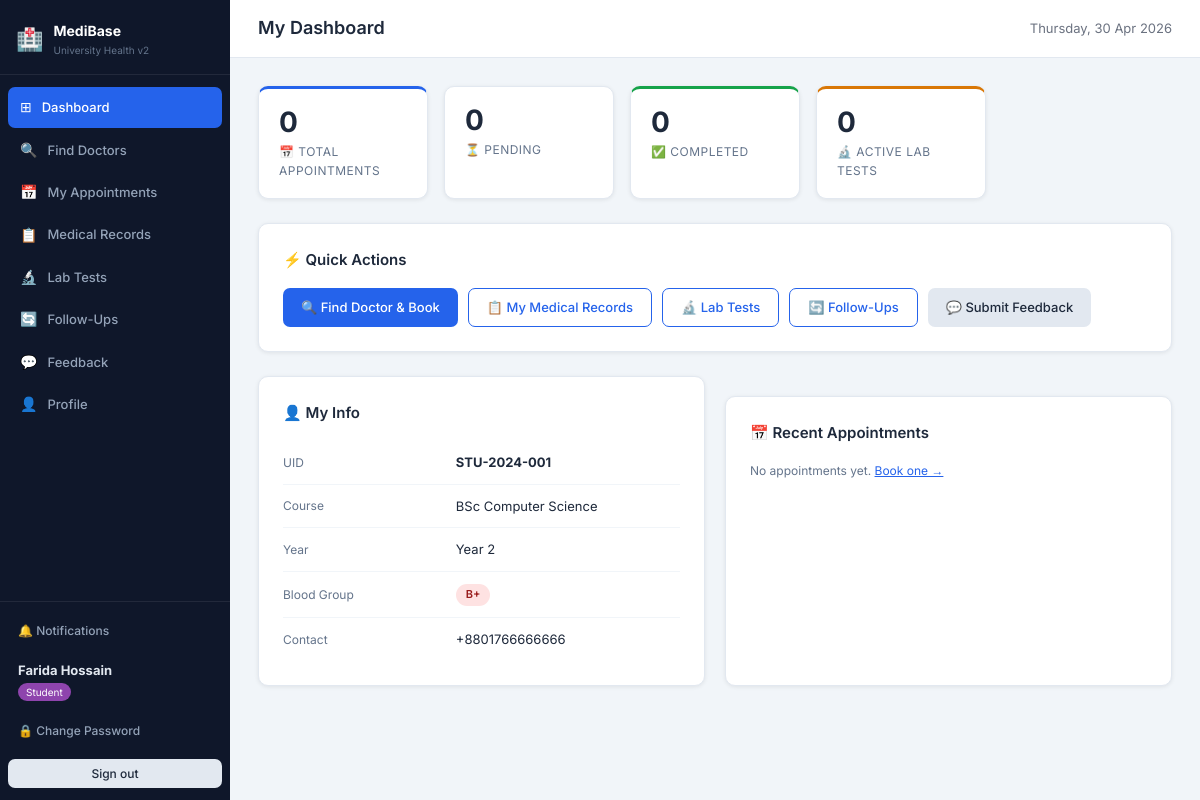
/public/student/dashboard.php (signed in), run on the app's committed database.
### tables this page shows
CREATE TABLE `students` (
  `student_id`       INT UNSIGNED NOT NULL AUTO_INCREMENT,
  `user_id`          INT UNSIGNED NOT NULL,
  `student_uid`      VARCHAR(30) DEFAULT NULL COMMENT 'University-issued unique ID',
  `full_name`        VARCHAR(150) NOT NULL DEFAULT '',
  `email`            VARCHAR(254) NOT NULL,
  `course`           VARCHAR(150) DEFAULT NULL,
  `year_level`       VARCHAR(20) DEFAULT NULL,
  `contact_number`   VARCHAR(20) DEFAULT NULL,
  `blood_group`      VARCHAR(5) DEFAULT NULL,
  `emergency_contact_name`  VARCHAR(150) DEFAULT NULL,
  `emergency_contact_phone` VARCHAR(20) DEFAULT NULL,
  `medical_history`  TEXT DEFAULT NULL,
  `created_at`       DATETIME NOT NULL DEFAULT CURRENT_TIMESTAMP,
  PRIMARY KEY (`student_id`),
  UNIQUE KEY `uq_students_user`  (`user_id`),
  UNIQUE KEY `uq_students_email` (`email`),
  UNIQUE KEY `uq_students_uid`   (`student_uid`),
  KEY `idx_students_name` (`full_name`),
  CONSTRAINT `fk_students_user` FOREIGN KEY (`user_id`) REFERENCES `user` (`user_id`)
    ON DELETE CASCADE ON UPDATE CASCADE
);

### app/controllers/StudentController.php (called while the page is built, shortened)
<?php
require_once __DIR__ . '/../../config/db.php';
require_once __DIR__ . '/../helpers/auth.php';
require_once __DIR__ . '/../models/StudentModel.php';
require_once __DIR__ . '/../models/AppointmentModel.php';
require_once __DIR__ . '/../models/LabTestModel.php';
class StudentController {
    private StudentModel      $students;
    private AppointmentModel  $appointments;
    private LabTestModel      $labTests;
    public function __construct() {
        $this->students      = new StudentModel();
        $this->appointments  = new AppointmentModel();
        $this->labTests      = new LabTestModel();
    }
    private function layout(string $pageTitle, string $viewFile, array $vars = []): void {
        extract($vars);
        include __DIR__ . '/../views/shared/header.php';
        include __DIR__ . '/../views/student/' . $viewFile;
        include __DIR__ . '/../views/shared/footer.php';
    }
    private function getStudent(): array {
        return $this->students->findByUserId((int)$_SESSION['user_id']);
    }
    public function dashboard(): void {
        $student   = $this->getStudent();
        $stats     = $this->appointments->countByStudent($student['student_id']);
        $labTests  = $this->labTests->getByStudent($student['student_id']);
        $this->layout('My Dashboard', 'dashboard.php',
            compact('student','stats','recent','labTests','followUps','unread'));
    }
}

### public/student/dashboard.php (called while the page is built, shortened)
<?php
require_once __DIR__ . '/../../app/helpers/auth.php';
require_once __DIR__ . '/../../app/controllers/StudentController.php';
(new StudentController())->dashboard();

### app/helpers/auth.php (called while the page is built, shortened)
<?php
function currentUser(): array {
    return [
        'user_id'        => $_SESSION['user_id']        ?? null,
        'email'          => $_SESSION['email']           ?? '',
        'role'           => $_SESSION['role']            ?? '',
        'is_first_login' => $_SESSION['is_first_login']  ?? false,
        'full_name'      => $_SESSION['full_name']        ?? '',
    ];
}

### app/models/StudentModel.php (called while the page is built, shortened)
<?php
require_once __DIR__ . '/../../config/db.php';
class StudentModel {
    private PDO $db;
    public function __construct() { $this->db = getDB(); }
    public function findByUserId(int $userId): ?array {
        $st = $this->db->prepare(
            'SELECT s.*, u.email AS user_email, u.is_first_login,
                    u.address AS user_address, u.gender, u.date_of_birth
             FROM `students` s
             JOIN `user` u ON u.user_id = s.user_id
             WHERE s.user_id = ? LIMIT 1');
        $st->execute([$userId]);
        return $st->fetch() ?: null;
    }
}

### config/db.php (called while the page is built, shortened)
<?php
function getDB(): PDO {
    static $pdo = null;
    if ($pdo !== null) return $pdo;
    $dsn = "mysql:host=".DB_HOST.";port=".DB_PORT
          .";dbname=".DB_NAME.";charset=".DB_CHARSET;
    try {
        $pdo = new PDO($dsn, DB_USER, DB_PASS, [
            PDO::ATTR_ERRMODE            => PDO::ERRMODE_EXCEPTION,
            PDO::ATTR_DEFAULT_FETCH_MODE => PDO::FETCH_ASSOC,
            PDO::ATTR_EMULATE_PREPARES   => false,
        ]);
    } catch (PDOException $e) {
        http_response_code(500);
        die('<div style="font-family:sans-serif;max-width:600px;margin:60px auto;padding:30px;
             border:1px solid #fca5a5;border-radius:10px;background:#fef2f2;color:#991b1b">
             <h2>⚠️ Database Connection Failed</h2>
             <p style="margin-top:10px"><strong>Error:</strong> '.htmlspecialchars($e->getMessage()).'</p>
             <hr style="margin:16px 0;border-color:#fecaca">
             <p><strong>Fix:</strong> Open <code>config/db.php</code> and check:</p>
             <ul style="margin-top:8px;line-height:2">
               <li>DB_NAME is <code>medibase_uni</code> (imported from medibase_enhanced.sql)</li>
               <li>DB_USER is <code>root</code></li>
               <li>DB_PASS is blank for standard XAMPP</li>
               <li>MySQL/MariaDB is running in XAMPP Control Panel</li>
             </ul>
        </div>');
    }
    return $pdo;
}

### app/models/AppointmentModel.php (called while the page is built, shortened)
<?php
require_once __DIR__ . '/../../config/db.php';
class AppointmentModel {
    private PDO $db;
    public function __construct() { $this->db = getDB(); }
    public function countByStudent(int $studentId): array {
        $st = $this->db->prepare(
            'SELECT status, COUNT(*) AS cnt FROM `appointments`
             WHERE student_id = ? GROUP BY status');
        $st->execute([$studentId]);
        $out = ['Pending'=>0,'Confirmed'=>0,'Completed'=>0,'Cancelled'=>0,'total'=>0];
        foreach ($st->fetchAll() as $r) {
            $out[$r['status']]  = (int)$r['cnt'];
            $out['total']      += (int)$r['cnt'];
        }
        return $out;
    }
}

### app/models/LabTestModel.php (called while the page is built, shortened)
<?php
require_once __DIR__ . '/../../config/db.php';
class LabTestModel {
    private PDO $db;
    public function __construct() { $this->db = getDB(); }
    public function getByStudent(int $studentId): array {
        $st = $this->db->prepare(
            'SELECT lt.*, d.full_name AS doctor_name
             FROM `lab_tests` lt
             JOIN `doctors` d ON d.doctor_id = lt.doctor_id
             WHERE lt.student_id = ?
             ORDER BY lt.request_date DESC');
        $st->execute([$studentId]);
        return $st->fetchAll();
    }
}

### app/views/student/dashboard.php (the view, shortened to what this page needs)
<div class="stat-grid">
  <div class="stat-card blue"><div class="num"><?= $stats['total'] ?></div><div class="lbl">📅 Total Appointments</div></div>
  <div class="stat-card yellow"><div class="num"><?= $stats['Pending'] ?></div><div class="lbl">⏳ Pending</div></div>
  <div class="stat-card green"><div class="num"><?= $stats['Completed'] ?></div><div class="lbl">✅ Completed</div></div>
  <div class="stat-card orange">
    <div class="num"><?= count(array_filter($labTests, fn($l) => in_array($l['status'],['Requested','Done']))) ?></div>
    <div class="lbl">🔬 Active Lab Tests</div>
  </div>
</div>
<div class="card mb-24">
  <div class="card-title">⚡ Quick Actions</div>
  <div style="display:flex;flex-wrap:wrap;gap:10px">
    <a href="<?= BASE_URL ?>/public/student/doctors.php" class="btn btn-primary">🔍 Find Doctor & Book</a>
    <a href="<?= BASE_URL ?>/public/student/records.php" class="btn btn-outline">📋 My Medical Records</a>
    <a href="<?= BASE_URL ?>/public/student/lab-tests.php" class="btn btn-outline">🔬 Lab Tests</a>
    <a href="<?= BASE_URL ?>/public/student/followups.php" class="btn btn-outline">🔄 Follow-Ups</a>
    <a href="<?= BASE_URL ?>/public/student/feedback.php" class="btn btn-secondary">💬 Submit Feedback</a>
  </div>
</div>
<div class="grid-2">
  <div class="card">
    <div class="card-title">👤 My Info</div>
    <table style="width:100%;font-size:13px">
      <tr><td class="text-muted" style="padding:5px 0;width:40%">UID</td><td><strong><?= htmlspecialchars($student['student_uid'] ?? 'Not assigned') ?></strong></td></tr>
      <tr><td class="text-muted" style="padding:5px 0">Course</td><td><?= htmlspecialchars($student['course'] ?? '—') ?></td></tr>
      <tr><td class="text-muted" style="padding:5px 0">Year</td><td><?= htmlspecialchars($student['year_level'] ?? '—') ?></td></tr>
      <tr><td class="text-muted" style="padding:5px 0">Blood Group</td><td>
        <?php if ($student['blood_group']): ?>
          <span class="pill pill-red"><?= htmlspecialchars($student['blood_group']) ?></span>
        <?php else: ?>
          <a href="<?= BASE_URL ?>/public/student/profile.php" style="font-size:12px">Add blood group →</a>
        <?php endif; ?>
      </td></tr>
      <tr><td class="text-muted" style="padding:5px 0">Contact</td><td><?= htmlspecialchars($student['contact_number'] ?? '—') ?></td></tr>
    </table>
  </div>
  <div class="card">
    <div class="card-title">📅 Recent Appointments</div>
    <?php if (empty($recent)): ?>
      <p class="text-muted">No appointments yet. <a href="<?= BASE_URL ?>/public/student/doctors.php">Book one →</a></p>
    <?php endif; ?>
  </div>
</div>

### app/views/shared/header.php (shortened to what this page needs)
<?php
require_once __DIR__ . '/../../helpers/auth.php';
$user  = currentUser();
$role  = $user['role'];
$name  = $user['full_name'] ?: $user['email'];
$notifUrl = [
    'admin'   => BASE_URL . '/public/admin/notifications.php',
    'doctor'  => BASE_URL . '/public/doctor/notifications.php',
    'nurse'   => BASE_URL . '/public/nurse/notifications.php',
    'student' => BASE_URL . '/public/student/notifications.php',
];
$navItems = $allNav[$role] ?? [];
$roleLabels = ['admin'=>'Administrator','doctor'=>'Physician','nurse'=>'Nursing Staff','student'=>'Student'];
$roleBadgeColors = ['admin'=>'#e74c3c','doctor'=>'#2980b9','nurse'=>'#27ae60','student'=>'#8e44ad'];
$roleLabel      = $roleLabels[$role]      ?? ucfirst($role);
$roleBadgeColor = $roleBadgeColors[$role] ?? '#555';
$currentScript  = basename($_SERVER['PHP_SELF']);
?>
<!DOCTYPE html>
<html lang="en">
<head>
<link rel="stylesheet" href="<?= BASE_URL ?>/public/assets/css/style.css">
</head>
<body>
<div class="app-wrap">
<aside class="sidebar">
  <div class="sb-logo">
    <div style="font-size:22px">🏥</div>
    <div>
      <div style="font-weight:700;color:#fff;font-size:14px">MediBase</div>
      <div style="font-size:10px;color:#64748b">University Health v2</div>
    </div>
  </div>
  <nav class="sb-nav">
    <?php foreach ($navItems as $item):
      $isCurrent = str_ends_with($item['href'], $currentScript);
    ?>
      <a href="<?= htmlspecialchars($item['href']) ?>"
         class="sb-link<?= $isCurrent ? ' active' : '' ?>">
        <span style="font-size:14px;flex-shrink:0"><?= $item['icon'] ?></span>
        <?= htmlspecialchars($item['label']) ?>
      </a>
    <?php endforeach; ?>
  </nav>
  <div class="sb-foot">
    <?php if (!empty($notifUrl[$role])): ?>
    <a href="<?= $notifUrl[$role] ?>" class="sb-link" style="border-radius:6px;padding:7px 10px;font-size:12px;position:relative">
      🔔 Notifications
    </a>
    <?php endif; ?>
    <div class="sb-user">
      <strong><?= htmlspecialchars(mb_substr($name, 0, 24)) ?></strong>
      <span style="display:inline-block;background:<?= $roleBadgeColor ?>;color:#fff;
            border-radius:20px;padding:1px 8px;font-size:10px;margin-top:3px">
        <?= $roleLabel ?>
      </span>
    </div>
    <a href="<?= BASE_URL ?>/public/change-password.php"
       class="sb-link" style="border-radius:6px;padding:7px 10px;font-size:12px;margin-bottom:4px">
      🔒 Change Password
    </a>
    <a href="<?= BASE_URL ?>/public/logout.php"
       class="btn btn-secondary btn-sm btn-block" style="margin-top:4px">
      Sign out
    </a>
  </div>
</aside>
<div class="main-area">
  <div class="topbar">
    <h1><?= htmlspecialchars($pageTitle ?? 'Dashboard') ?></h1>
    <span style="font-size:13px;color:#6b7280"><?= date('l, d M Y') ?></span>
  </div>
  <div class="content">

### public/assets/css/style.css (style rules this page uses)
*, *::before, *::after { box-sizing: border-box; margin: 0; padding: 0; }
:root { --bg: #f1f5f9; --sidebar-bg: #0f172a; --sidebar-w: 230px; --card-bg: #ffffff; --primary: #2563eb; --primary-h: #1d4ed8; --success: #16a34a; --danger: #dc2626; --warning: #d97706; --info: #0891b2; --text: #1e293b; --muted: #64748b; --border: #e2e8f0; --radius: 10px; --shadow: 0 1px 4px rgba(0,0,0,.08); --shadow-md: 0 4px 16px rgba(0,0,0,.10); --font: 'Inter', system-ui, sans-serif; }
body { font-family: var(--font); background: var(--bg); color: var(--text); font-size: 14px; line-height: 1.6; }
.app-wrap { display: flex; min-height: 100vh; }
.sidebar { width: var(--sidebar-w); background: var(--sidebar-bg); display: flex; flex-direction: column; position: fixed; top:0; left:0; height: 100vh; overflow-y: auto; z-index: 100; }
.main-area { margin-left: var(--sidebar-w); flex: 1; display: flex; flex-direction: column; min-height: 100vh; }
.topbar { background: #fff; border-bottom: 1px solid var(--border); padding: 14px 28px; display: flex; align-items: center; justify-content: space-between; position: sticky; top:0; z-index:50; }
.topbar h1 { font-size: 18px; font-weight: 600; color: var(--text); }
.content { padding: 28px; flex: 1; }
.sb-logo { display: flex; align-items: center; gap: 10px; padding: 20px 16px 16px; border-bottom: 1px solid rgba(255,255,255,.08); }
.sb-nav { flex: 1; padding: 12px 8px; display: flex; flex-direction: column; gap: 2px; }
.sb-link { display: flex; align-items: center; gap: 10px; padding: 9px 12px; color: #94a3b8; text-decoration: none; border-radius: 7px; font-size: 13px; font-weight: 500; transition: background .15s, color .15s; }
.sb-link:hover, .sb-link.active { background: rgba(255,255,255,.1); color: #fff; }
.sb-link.active { background: var(--primary); color: #fff; }
.sb-foot { padding: 12px 8px; border-top: 1px solid rgba(255,255,255,.08); display: flex; flex-direction: column; gap: 4px; }
.sb-user { padding: 8px 10px; color: #e2e8f0; font-size: 12px; }
.sb-user strong { display: block; font-size: 13px; }
.card { background: var(--card-bg); border-radius: var(--radius); border: 1px solid var(--border); padding: 24px; box-shadow: var(--shadow); }
.card + .card { margin-top: 20px; }
.card-title { font-size: 15px; font-weight: 600; margin-bottom: 16px; color: var(--text); display: flex; align-items: center; gap: 8px; }
.stat-grid { display: grid; grid-template-columns: repeat(auto-fill, minmax(160px, 1fr)); gap: 16px; margin-bottom: 24px; }
.stat-card { background: var(--card-bg); border-radius: var(--radius); padding: 18px 20px; box-shadow: var(--shadow); border: 1px solid var(--border); }
.stat-card .num { font-size: 28px; font-weight: 700; line-height: 1.1; }
.stat-card .lbl { font-size: 12px; color: var(--muted); margin-top: 4px; text-transform: uppercase; letter-spacing: .04em; }
.stat-card.blue { border-top: 3px solid var(--primary); }
.stat-card.green { border-top: 3px solid var(--success); }
.stat-card.orange { border-top: 3px solid var(--warning); }
table { width: 100%; border-collapse: collapse; background: #fff; }
tbody td { padding: 11px 14px; border-bottom: 1px solid #f1f5f9; font-size: 13px; vertical-align: middle; }
tbody tr:last-child td { border-bottom: none; }
.btn { display: inline-flex; align-items: center; gap: 6px; padding: 8px 18px; border-radius: 7px; font-size: 13px; font-weight: 500; cursor: pointer; border: none; text-decoration: none; transition: background .15s, opacity .15s; white-space: nowrap; }
.btn-primary { background: var(--primary); color: #fff; }
.btn-secondary { background: #e2e8f0; color: var(--text); }
.btn-sm { padding: 5px 12px; font-size: 12px; }
.btn-block { width: 100%; justify-content: center; }
.btn-outline { background: transparent; border: 1.5px solid var(--primary); color: var(--primary); }
.pill { display: inline-block; padding: 2px 10px; border-radius: 20px; font-size: 11px; font-weight: 600; white-space: nowrap; }
.pill-red { background: #fee2e2; color: #991b1b; }
a { color: var(--primary); }
.text-muted { color: var(--muted); font-size: 12px; }
.mb-24 { margin-bottom: 24px; }
.grid-2 { display: grid; grid-template-columns: 1fr 1fr; gap: 20px; }
.card { transition: box-shadow .2s; }

### data on the page
students: full_name "Farida Hossain", student_uid "STU-2024-001", course "BSc Computer Science", year_level "Year 2", blood_group "B+", contact_number "+8801766666666"

### other printed values
$item['icon'] "⊞"
$item['label'] "Dashboard"
$item['icon'] "🔍"
$item['label'] "Find Doctors"
$item['icon'] "📅"
$item['label'] "My Appointments"
$item['icon'] "📋"
$item['label'] "Medical Records"
$item['icon'] "🔬"
$item['label'] "Lab Tests"
$item['icon'] "🔄"
$item['label'] "Follow-Ups"
$item['icon'] "💬"
$item['label'] "Feedback"
$item['icon'] "👤"
